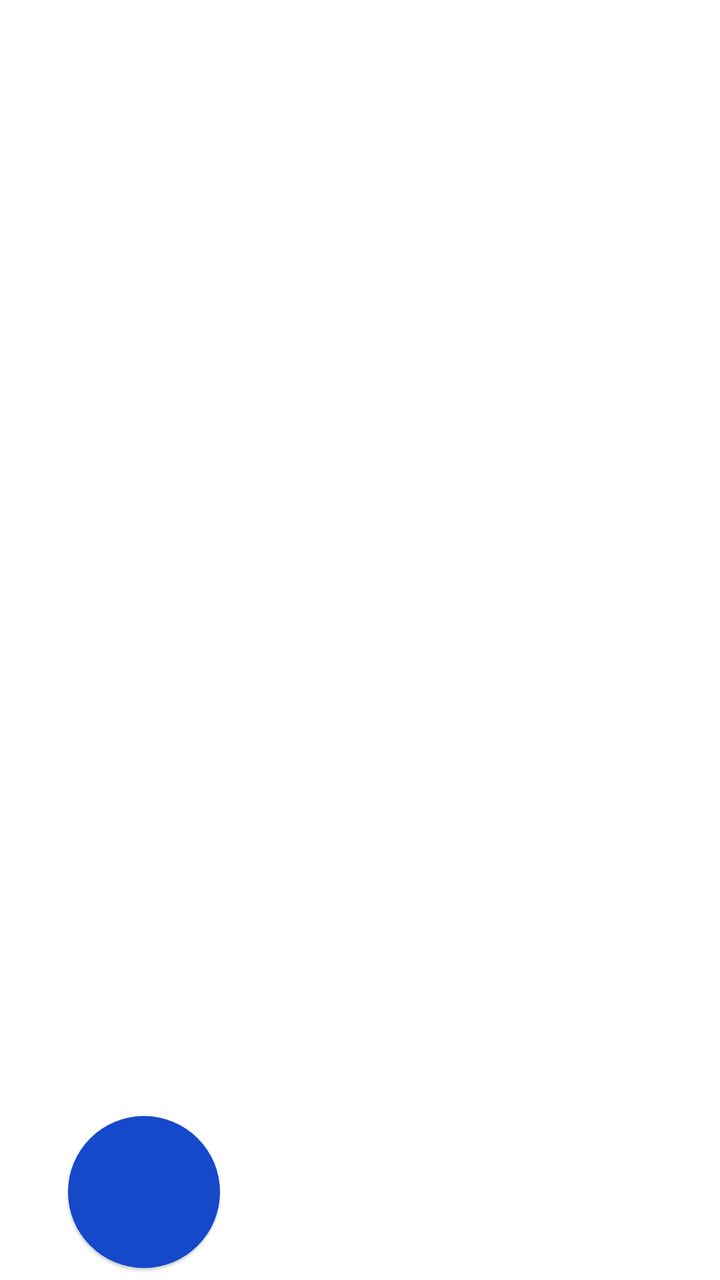
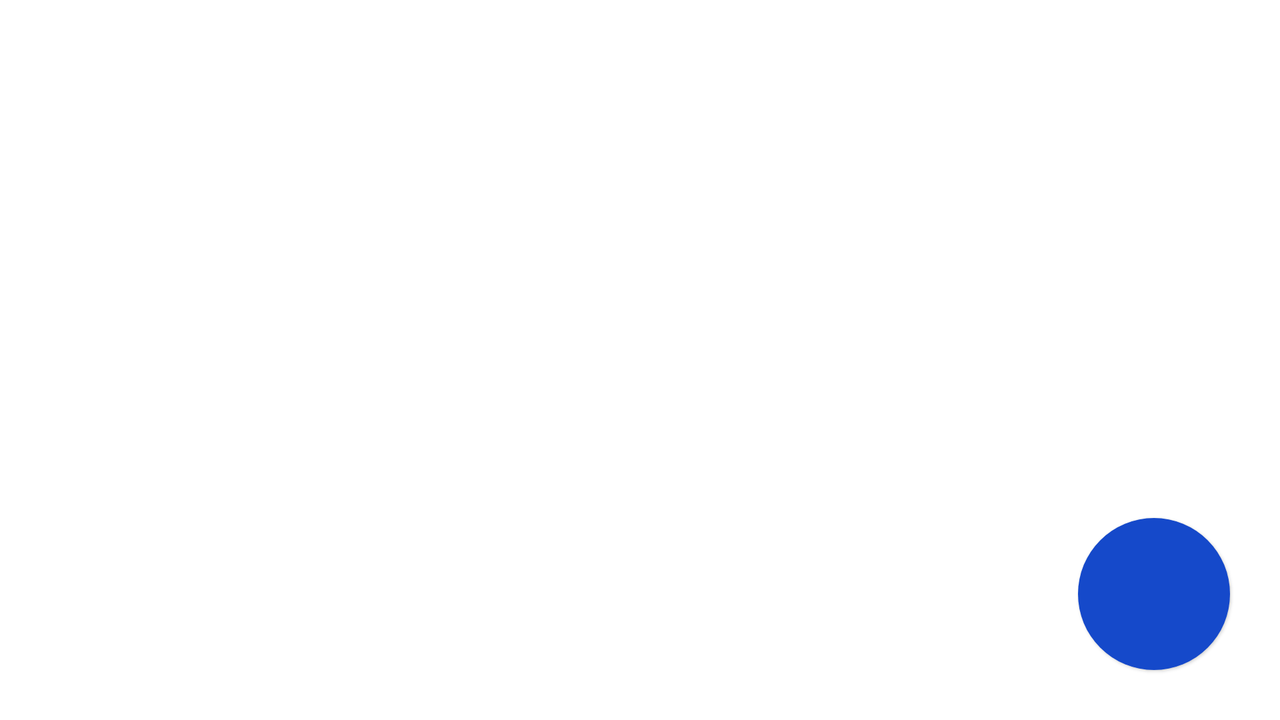

An Android layout and its configuration variant, each rendered on a device that would load it. The default file and the variant file are quoted in full after the pictures.
<!-- AndroidManifest.xml: application theme Theme.MelissaEppersonC196 -->
<!-- res/layout/activity_term_list.xml -->
<?xml version="1.0" encoding="utf-8"?>
<androidx.constraintlayout.widget.ConstraintLayout xmlns:android="http://schemas.android.com/apk/res/android"
    xmlns:app="http://schemas.android.com/apk/res-auto"
    xmlns:tools="http://schemas.android.com/tools"
    android:layout_width="match_parent"
    android:layout_height="match_parent"
    tools:context="android.melissaeppersonc196.scheduler.UI.TermListActivity">

    <com.google.android.material.floatingactionbutton.FloatingActionButton
        android:id="@+id/addButton"
        android:layout_width="76dp"
        android:layout_height="76dp"
        android:layout_gravity="center_horizontal"
        android:layout_marginStart="34dp"
        android:layout_marginBottom="6dp"
        android:clickable="true"
        android:onClick="addNewTerm"
        android:contentDescription="@string/add_button"
        app:backgroundTint="#1549CA"
        app:borderWidth="0dp"
        app:elevation="1dp"
        app:fabCustomSize="76dp"
        app:layout_constraintBottom_toBottomOf="parent"
        app:layout_constraintStart_toStartOf="parent"
        app:maxImageSize="76dp"
        app:pressedTranslationZ="1dp"
        app:srcCompat="@drawable/ic_baseline_add_24"
        app:tint="@android:color/white" />

    <ScrollView
        android:id="@+id/scrollView2"
        android:layout_width="match_parent"
        android:layout_height="match_parent"
        android:layout_marginTop="2dp"
        android:background="#FFFFFF"
        android:backgroundTint="#FFFFFF"
        app:layout_constraintEnd_toEndOf="parent"
        app:layout_constraintStart_toStartOf="parent"
        app:layout_constraintTop_toTopOf="parent">

        <LinearLayout
            android:layout_width="match_parent"
            android:layout_height="wrap_content"
            android:orientation="horizontal">

            <androidx.recyclerview.widget.RecyclerView
                android:id="@+id/termListText"
                android:layout_width="match_parent"
                android:layout_height="wrap_content" />
        </LinearLayout>
    </ScrollView>

</androidx.constraintlayout.widget.ConstraintLayout>
<!-- resources referenced by this layout -->
<resources>
  <string name="add_button">Add Button</string>
  <style name="Theme.MelissaEppersonC196" parent="Theme.MaterialComponents.DayNight.DarkActionBar">
          
          <item name="colorPrimary">@color/purple_500</item>
          <item name="colorPrimaryVariant">@color/purple_700</item>
          <item name="colorOnPrimary">@color/white</item>
          
          <item name="colorSecondary">@color/teal_200</item>
          <item name="colorSecondaryVariant">@color/teal_700</item>
          <item name="colorOnSecondary">@color/black</item>
          
          <item name="android:statusBarColor" tools:targetApi="l">?attr/colorPrimaryVariant</item>
          
      </style>
</resources>
<!-- res/layout-land/activity_term_list.xml (the repository's variant of the layout above) -->
<!-- drawn on the phone turned sideways -->
<?xml version="1.0" encoding="utf-8"?>
<androidx.constraintlayout.widget.ConstraintLayout xmlns:android="http://schemas.android.com/apk/res/android"
    xmlns:app="http://schemas.android.com/apk/res-auto"
    xmlns:tools="http://schemas.android.com/tools"
    android:layout_width="match_parent"
    android:layout_height="match_parent"
    tools:context="android.melissaeppersonc196.scheduler.UI.TermListActivity">

    <com.google.android.material.floatingactionbutton.FloatingActionButton
        android:id="@+id/addButton"
        android:layout_width="76dp"
        android:layout_height="76dp"
        android:layout_gravity="center_horizontal"
        android:layout_marginEnd="25dp"
        android:layout_marginBottom="25dp"
        android:clickable="true"
        android:contentDescription="@string/add_button"
        android:onClick="addNewTerm"
        app:backgroundTint="#1549CA"
        app:borderWidth="0dp"
        app:elevation="1dp"
        app:fabCustomSize="76dp"
        app:layout_constraintBottom_toBottomOf="parent"
        app:layout_constraintEnd_toEndOf="parent"
        app:maxImageSize="76dp"
        app:pressedTranslationZ="1dp"
        app:srcCompat="@drawable/ic_baseline_add_24"
        app:tint="@android:color/white" />

    <ScrollView
        android:id="@+id/scrollView2"
        android:layout_width="match_parent"
        android:layout_height="match_parent"
        android:layout_marginTop="2dp"
        android:background="#FFFFFF"
        android:backgroundTint="#FFFFFF"
        app:layout_constraintEnd_toEndOf="parent"
        app:layout_constraintStart_toStartOf="parent"
        app:layout_constraintTop_toTopOf="parent">

        <LinearLayout
            android:layout_width="match_parent"
            android:layout_height="wrap_content"
            android:orientation="horizontal">

            <androidx.recyclerview.widget.RecyclerView
                android:id="@+id/termListText"
                android:layout_width="match_parent"
                android:layout_height="match_parent" />
        </LinearLayout>
    </ScrollView>

</androidx.constraintlayout.widget.ConstraintLayout>
